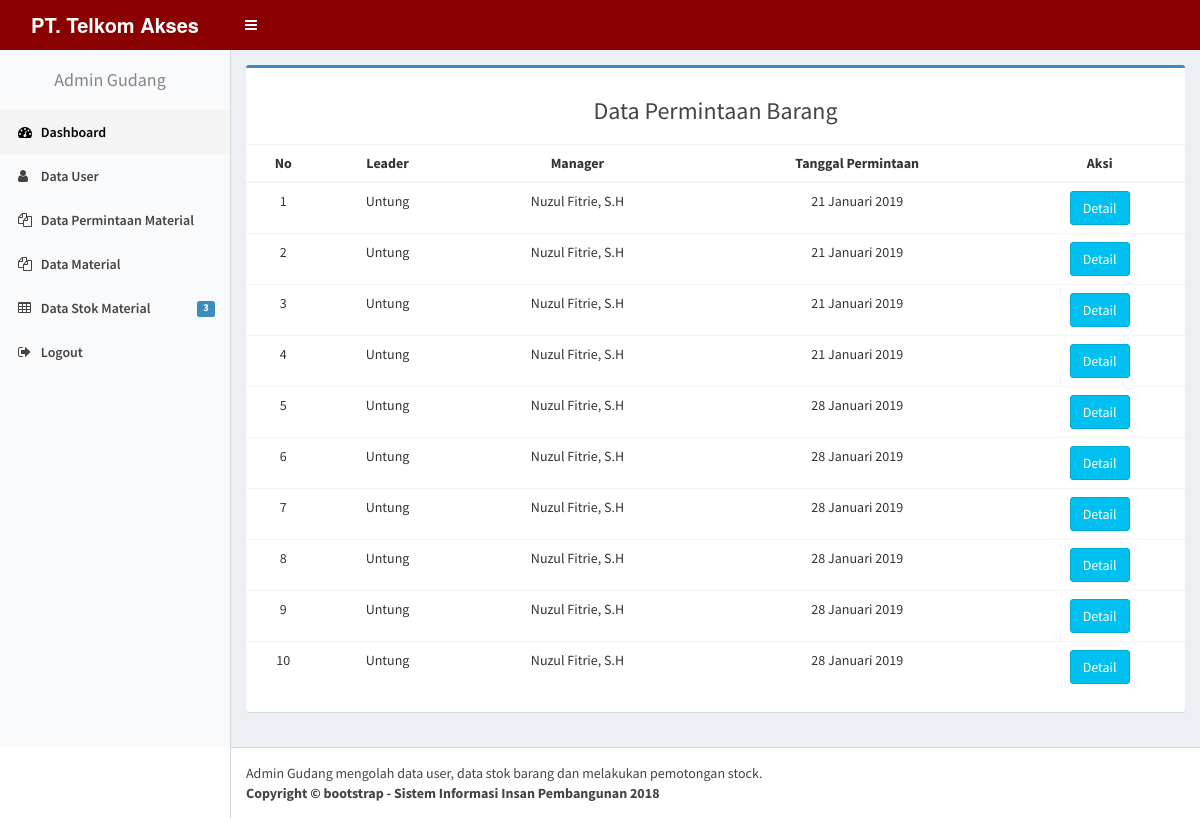
The page /admin_gudang/index.php?p=datapesanan on the database its author committed.
### tables this page shows
CREATE TABLE IF NOT EXISTS `permintaan` (
  `id_permintaan` int(100) NOT NULL AUTO_INCREMENT,
  `id_user` int(11) NOT NULL,
  `kode_brg` varchar(5) NOT NULL,
  `id_jenis` int(11) NOT NULL,
  `jumlah` int(11) NOT NULL,
  `tgl_permintaan` date NOT NULL,
  `nik` int(11) NOT NULL,
  `status` int(11) NOT NULL,
  PRIMARY KEY (`id_permintaan`)
);

CREATE TABLE IF NOT EXISTS `user` (
  `id_user` int(11) NOT NULL AUTO_INCREMENT,
  `username` varchar(20) NOT NULL,
  `password` varchar(255) NOT NULL,
  `level` enum('leader','admin_gudang','asisten_manajer') NOT NULL,
  `manajer` varchar(50) NOT NULL,
  `asmen` varchar(50) NOT NULL,
  PRIMARY KEY (`id_user`)
);

### fungsi/fungsi.php (called while the page is built)
<?php
	function tanggal_indo($tanggal) {
		$bulan = array(1=>'Januari',
						  'Februari',
						  'Maret',
						  'April',
						  'Mei',
						  'Juni',
						  'Juli',
						  'Agustus',
						  'September',
						  'Oktober',
						  'November',
						  'Desember'
				);
		$split = explode('-', $tanggal);
		$tanggal_indo = $split[2] . ' ' . $bulan[(int)$split[1]] . ' ' . $split[0];
		return $tanggal_indo;
	}
?>

### admin_gudang/datapesanan.php (the view, shortened to what this page needs)
<?php
    include "../fungsi/koneksi.php";
    include "../fungsi/fungsi.php";
    $query = mysqli_query($koneksi, "SELECT  permintaan.id_permintaan, permintaan.id_user,username,tgl_permintaan,manajer FROM permintaan INNER JOIN
        user ON permintaan.id_user = user.id_user   ");
?>
<section class="content">
    <div class="row">
        <div class="col-sm-12">
             <div class="box box-primary">
                <div class="box-header with-border">
                    <h3 class="text-center">Data Permintaan Barang</h3>
                </div>
                    <div class="table-responsive">
                        <table id="datapesanan" class="table text-center">
                            <thead  >
                                <tr>
                                    <th>No</th>
                                    <th>Leader </th>
                                    <th>Manager </th>
                                    <th>Tanggal Permintaan</th>
                                    <th>Aksi</th>
                                </tr>
                            </thead>
                            <tbody>
                                <tr>
                                    <?php
                                        $no =1 ;
                                        if (mysqli_num_rows($query)) {
                                            while($row=mysqli_fetch_assoc($query)):
                                     ?>
                                        <td> <?= $no; ?> </td>
                                        <td> <?= $row['username']; ?> </td>
                                        <td> <?= $row['manajer']; ?> </td>
                                        <td> <?= tanggal_indo($row['tgl_permintaan']); ?> </td>
                                        <td>
											<a href="?p=detil&id_user=<?= $row['id_user'];?>&tgl=<?= $row['tgl_permintaan']; ?>"><span data-placement='top' data-toggle='tooltip' title='Detail Permintaan'><button class="btn btn-info">Detail</button></span></a>
                                        </td>
                            </tr>
                            <?php $no++; endwhile; }else {echo "<tr><td colspan=9>Belum ada permintaan material teknik hari ini</td></tr>";} ?>
                            </tbody>
                        </table>
                    </div>
                </div>
            </div>
        </div>
    </div>

### admin_gudang/index.php (shortened to what this page needs)
<?php
  include "../fungsi/koneksi.php";
  $query = mysqli_query($koneksi, "SELECT COUNT(id_jenis) AS jumlah FROM jenis_barang ");
  $data = mysqli_fetch_assoc($query);
?>
<!DOCTYPE html>
<html>
<head>
  <link rel="stylesheet" href="../assets/bootstrap/css/bootstrap.min.css">
  <link href="../assets/bootstrap/css/custom.css" rel="stylesheet">
  <link rel="stylesheet" href="../assets/fa/css/font-awesome.min.css">
  <link rel="stylesheet" href="../assets/dist/css/AdminLTE.min.css">
  <link rel="stylesheet" href="../assets/dist/css/skins/_all-skins.min.css">
  <link rel="stylesheet" href="../assets/plugins/iCheck/flat/blue.css">
  <link rel="stylesheet" href="../assets/plugins/morris/morris.css">
  <link rel="stylesheet" href="../assets/plugins/jvectormap/jquery-jvectormap-1.2.2.css">
  <link rel="stylesheet" href="../assets/plugins/datepicker/datepicker3.css">
  <link rel="stylesheet" href="../assets/plugins/daterangepicker/daterangepicker.css">
  <link rel="stylesheet" href="../assets/plugins/bootstrap-wysihtml5/bootstrap3-wysihtml5.min.css">
  <link rel="stylesheet" href="../assets/plugins/datatables/dataTables.bootstrap.css">
</head>
<body class="hold-transition skin-red-light sidebar-mini">
<div class="wrapper">
  <header class="main-header">
     <div class="logo">
    <span class="logo-lg"><b>PT. Telkom Akses</b></span>
  </div>
    <nav class="navbar navbar-static-top" role="navigation">
    <a href="#" class="sidebar-toggle" data-toggle="offcanvas" role="button">
    </a>
  </nav>
</header>
  <aside class="main-sidebar">
    <section class="sidebar">
      <ul class="sidebar-menu">
        <li class="header"><h4 class="text-center">Admin Gudang</h4></li>
        <li class="active treeview">
          <a href="index.php">
            <i class="fa fa-dashboard"></i> <span>Dashboard</span>
          </a>
        </li>
		<li><a href="index.php?p=user"><i class="fa fa-user"></i> <span>Data User</span></a></li>
        <li><a href="index.php?p=datapesanan"><i class="fa fa-files-o"></i> <span>Data Permintaan Material</span></a></li>
		<li><a href="index.php?p=material"><i class="fa fa-files-o"></i> <span>Data Material</span></a></li>
		<li class="treeview">
          <a href="#">
            <i class="fa fa-table"></i>
            <span>Data Stok Material</span>
            <span class="pull-right-container">
              <span class="label label-primary pull-right"><?= $data['jumlah']; ?></span>
            </span>
          </a>
        </li>
        <li><a href="../logout.php"><i class="fa fa-sign-out"></i> <span>Logout</span></a></li>
      </ul>
    </section>
  </aside>
  <div class="content-wrapper">
    <?php include "page.php"; ?>
</div>
  <footer class="main-footer">
	<marquee hspace="40" width="full-width">Admin Gudang mengolah data user, data stok barang dan melakukan pemotongan stock.</marquee>
    <strong>Copyright &copy; bootstrap - Sistem Informasi Insan Pembangunan 2018 </strong>
  </footer>
</body>
</html>

### admin_gudang/page.php
<?php
    $page = isset($_GET['p']) ? $_GET['p'] : "";
    if ($page == 'formpesan') {
        include_once "formpesan.php";
    } else if ($page=="") {
        include_once "main.php";
    } else if ($page=="datapesanan") {
        include_once "datapesanan.php";
    }  else if ($page=="material") {
        include_once "material.php";
    } else if ($page=="tambahmaterial") {
        include_once "tambahmaterial.php";
    } else if ($page=="user") {
        include_once "user.php";
    }  else if ($page=="edit") {
        include_once "editmaterial.php";
    } else if ($page=="hapus") {
        include_once "hapusmaterial.php";
    } else if ($page=="hapususer") {
        include_once "hapususer.php";
    } else if ($page=="edituser") {
        include_once "edituser.php";
    } else if ($page=="tambahuser") {
        include_once "tambahuser.php";
    } else if ($page=="cetakstok") {
        include_once "halcetak.php";
    } else if($page == "detil"){
        include_once "detilpesan.php";
    } else if($page == "pic"){
        include_once "picking.php";
    }
 ?>

### rows shown on the page
permintaan: id_user.username "Untung", id_user.manajer "Nuzul Fitrie, S.H", tgl_permintaan "21 Januari 2019"
permintaan: id_user.username "Untung", id_user.manajer "Nuzul Fitrie, S.H", tgl_permintaan "21 Januari 2019"
permintaan: id_user.username "Untung", id_user.manajer "Nuzul Fitrie, S.H", tgl_permintaan "21 Januari 2019"
permintaan: id_user.username "Untung", id_user.manajer "Nuzul Fitrie, S.H", tgl_permintaan "21 Januari 2019"
permintaan: id_user.username "Untung", id_user.manajer "Nuzul Fitrie, S.H", tgl_permintaan "28 Januari 2019"
permintaan: id_user.username "Untung", id_user.manajer "Nuzul Fitrie, S.H", tgl_permintaan "28 Januari 2019"
permintaan: id_user.username "Untung", id_user.manajer "Nuzul Fitrie, S.H", tgl_permintaan "28 Januari 2019"
permintaan: id_user.username "Untung", id_user.manajer "Nuzul Fitrie, S.H", tgl_permintaan "28 Januari 2019"
permintaan: id_user.username "Untung", id_user.manajer "Nuzul Fitrie, S.H", tgl_permintaan "28 Januari 2019"
permintaan: id_user.username "Untung", id_user.manajer "Nuzul Fitrie, S.H", tgl_permintaan "28 Januari 2019"

### other values the page prints
$data['jumlah'] "3"
